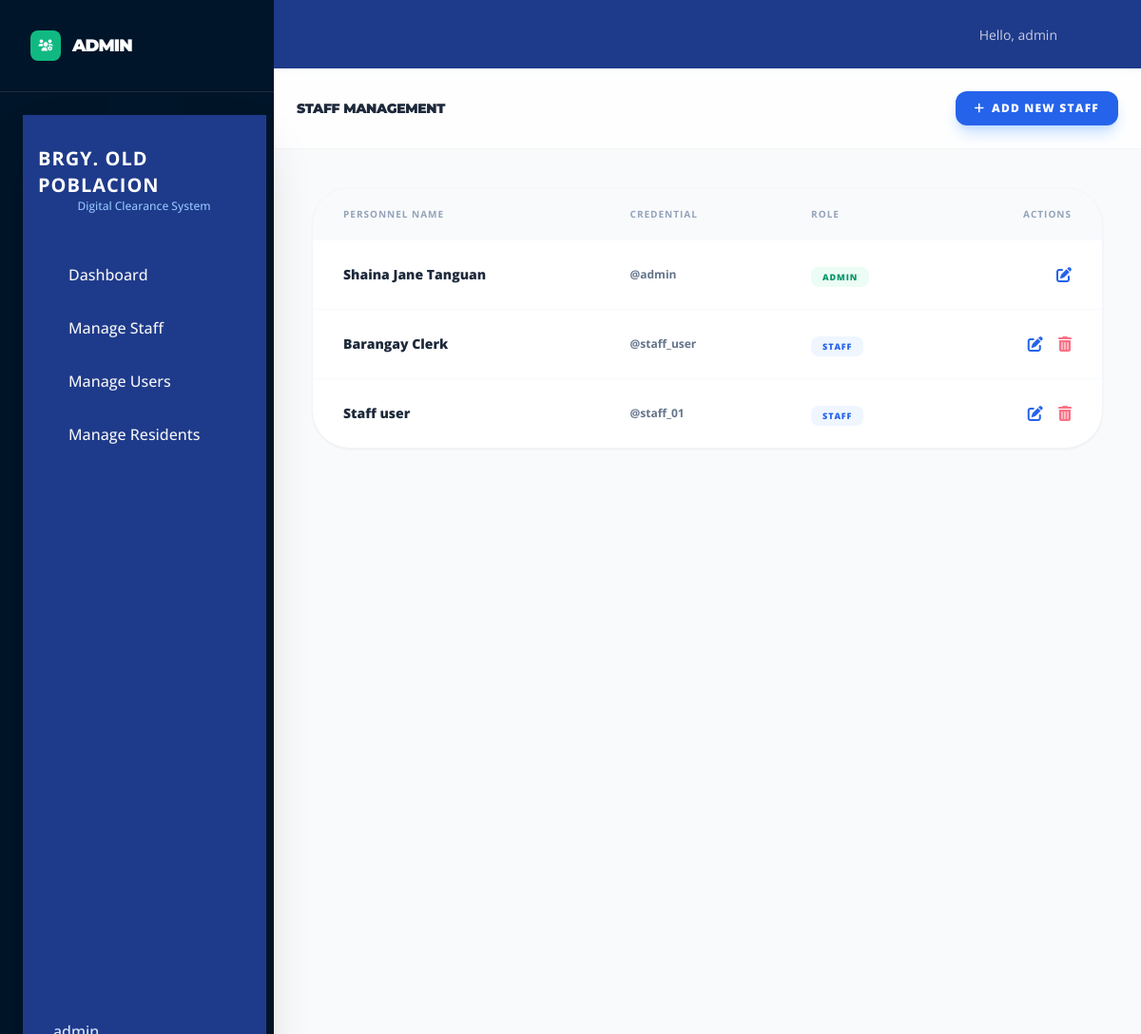
Page /admin/manage_staff.php (signed in) on the committed database.
### tables this page shows
CREATE TABLE `users` (
  `id` int(11) NOT NULL,
  `username` varchar(50) NOT NULL,
  `password` varchar(255) NOT NULL,
  `role` enum('admin','staff') NOT NULL,
  `full_name` varchar(100) DEFAULT NULL,
  `created_at` timestamp NOT NULL DEFAULT current_timestamp()
);

### admin/manage_staff.php (the view, shortened to what this page needs)
<?php
require_once('../includes/config.php');
include('../includes/header.php');
?>
<!DOCTYPE html>
<html lang="en">
<head>
    <script src="https://cdn.tailwindcss.com"></script>
    <link href="https://cdnjs.cloudflare.com/ajax/libs/font-awesome/6.0.0/css/all.min.css" rel="stylesheet">
</head>
<body class="bg-[#F8FAFC] antialiased text-slate-900">
    <aside class="hidden lg:flex flex-col w-72 bg-[#001529] h-screen fixed left-0 top-0 text-white z-50">
        <div class="p-8 border-b border-white/10 flex items-center gap-3">
             <div class="w-8 h-8 bg-emerald-500 rounded-lg flex items-center justify-center">
                <i class="fas fa-users-cog text-white text-xs"></i>
             </div>
             <h1 class="heading text-lg font-black tracking-tighter uppercase">ADMIN</h1>
        </div>
        <nav class="flex-1 p-6 space-y-2">
            <?php include('../includes/sidebar.php'); ?>
        </nav>
    </aside>
    <main class="lg:ml-72 min-h-screen flex flex-col pb-24 lg:pb-0">
        <header class="bg-white/80 backdrop-blur-md sticky top-0 z-40 border-b border-slate-100 p-4 md:p-6 flex justify-between items-center">
            <h2 class="heading text-sm font-black text-slate-800 uppercase tracking-tight">Staff Management</h2>
            <button onclick="openAddModal()" class="bg-blue-600 text-white p-3 lg:px-5 lg:py-2.5 rounded-2xl lg:rounded-xl shadow-lg shadow-blue-200 flex items-center gap-2 active:scale-95 transition-all">
                <i class="fas fa-plus text-xs"></i>
                <span class="hidden lg:block text-xs font-black uppercase tracking-widest">Add New Staff</span>
            </button>
        </header>
        <div class="p-5 md:p-10 max-w-7xl mx-auto w-full">
            <div class="hidden md:block bg-white rounded-[2.5rem] border border-slate-100 shadow-sm overflow-hidden">
                <table class="w-full text-left">
                    <thead class="bg-slate-50 text-[10px] font-black uppercase text-slate-400 tracking-widest">
                        <tr>
                            <th class="px-8 py-5">Personnel Name</th>
                            <th class="px-8 py-5">Credential</th>
                            <th class="px-8 py-5">Role</th>
                            <th class="px-8 py-5 text-right">Actions</th>
                        </tr>
                    </thead>
                    <tbody class="divide-y divide-slate-50">
                        <?php
                        $users = $conn->query("SELECT * FROM users ORDER BY role ASC");
                        while($row = $users->fetch_assoc()):
                        ?>
                        <tr class="hover:bg-slate-50/50 transition-colors">
                            <td class="px-8 py-6">
                                <p class="text-sm font-black text-slate-800"><?php echo htmlspecialchars($row['full_name']); ?></p>
                            </td>
                            <td class="px-8 py-6">
                                <p class="text-xs font-bold text-slate-500">@<?php echo htmlspecialchars($row['username']); ?></p>
                            </td>
                            <td class="px-8 py-6">
                                <span class="px-3 py-1 rounded-lg text-[9px] font-black uppercase tracking-widest <?php echo $row['role'] == 'admin' ? 'bg-emerald-50 text-emerald-600' : 'bg-blue-50 text-blue-600'; ?>">
                                    <?php echo $row['role']; ?>
                                </span>
                            </td>
                            <td class="px-8 py-6 text-right space-x-3">
                                <button onclick="editStaff(<?php echo htmlspecialchars(json_encode($row)); ?>)" class="text-blue-600 hover:text-blue-800 transition">
                                    <i class="fas fa-edit"></i>
                                </button>
                                <?php if($row['username'] !== $_SESSION['username']): ?>
                                    <a href="?delete=<?php echo $row['id']; ?>" class="text-rose-400 hover:text-rose-600 transition" onclick="return confirm('Permanently remove this staff member?')">
                                        <i class="fas fa-trash-alt"></i>
                                    </a>
                                <?php endif; ?>
                            </td>
                        </tr>
                        <?php endwhile; ?>
                    </tbody>
                </table>
            </div>
        </div>
    </main>
</body>
</html>

### admin/manage_staff.php (style rules this page uses)
body { font-family: 'Open Sans', sans-serif; -webkit-tap-highlight-color: transparent; }
.heading { font-family: 'Montserrat', sans-serif; }

### rows in the picture
users: full_name "Shaina Jane Tanguan", username "admin", role "ADMIN"
users: full_name "Barangay Clerk", username "staff_user", role "STAFF"
users: full_name "Staff user", username "staff_01", role "STAFF"

### other values in the picture
$_SESSION['username'] "admin"
